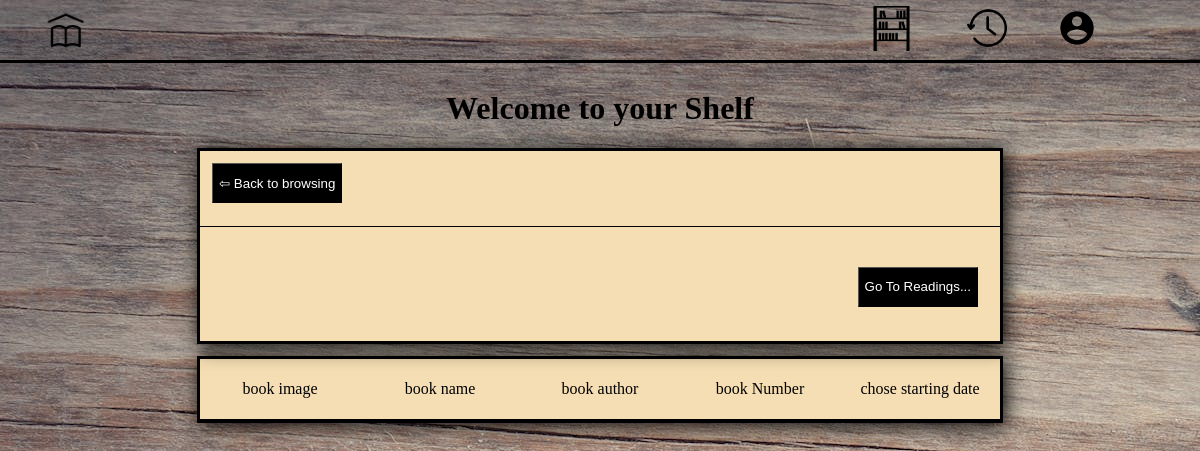
The page /pages/myshelf/ (signed in) on the database as committed earlier.
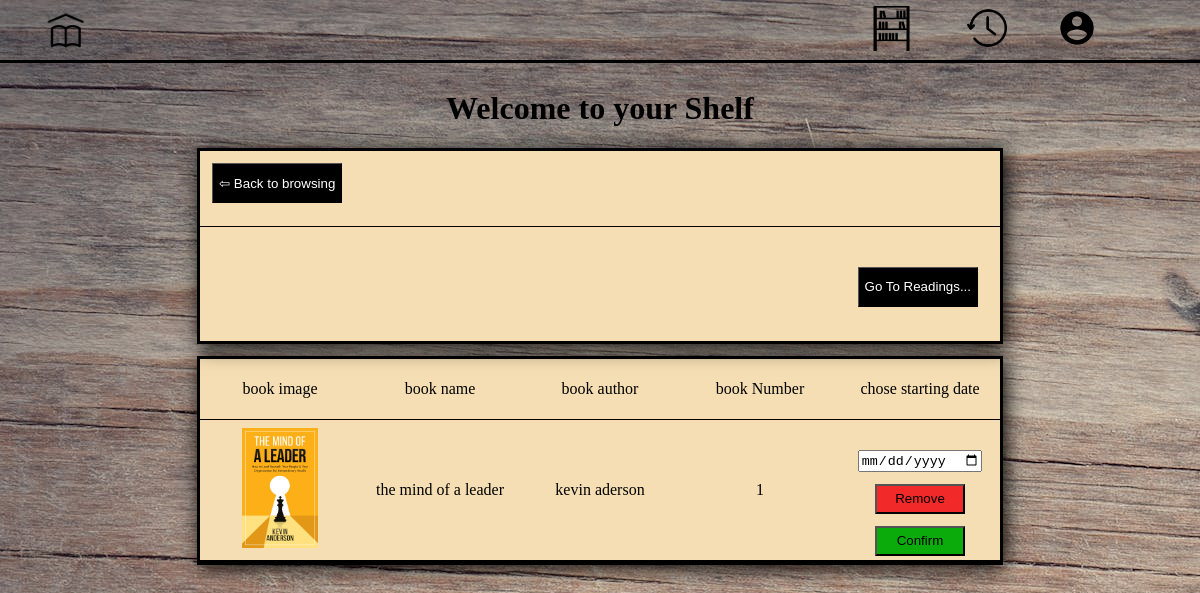
The same page on the database as committed later.
### library/models.py (models this page shows, shortened)
class EmpruntItem(models.Model):
  book = models.ForeignKey(Book, on_delete=models.SET_NULL, blank=True, null=True)
  emprunt = models.ForeignKey(Emprunt, on_delete=models.SET_NULL, blank=True, null=True)
  date_added = models.DateTimeField(auto_now_add=True)
  quantity = models.IntegerField(default=0, null=True, blank=True)

class Book(models.Model):
  title = models.CharField(max_length=30, null=True)
  author = models.CharField(max_length=30, null=True)
  category = models.CharField(max_length=30, null=True)
  ISBN = models.CharField(max_length=30, null=True)
  status = models.CharField(max_length=30, null=True)
  image = models.ImageField(null=True, blank=True)
  @property
  def imageURL(self):
    try:
        url = self.image.url
    except:
        url = ''
    return url

### library/views.py (the view)
# urls.py: path('myshelf/',views.shelf, name='myshelf'),
@login_required(login_url='login')
def shelf(request):
    if request.user.is_authenticated:
        customer = request.user.customer
        emprunt, created = Emprunt.objects.get_or_create(customer=customer, complete=False)
        items = emprunt.empruntitem_set.all()
    else:
        items =[]
        emprunt = {'addy': False}
    context = {'items':items, 'emprunt': emprunt}
    return render(request,'library/html/myshelf.html', context)

### library/templates/library/html/myshelf.html (shortened to what this page needs)
<!DOCTYPE html>
<html lang="en">
<head>
  {% load static%}
    <link rel="stylesheet" href="{% static 'css/myshelf.css'%}">
    <link rel="stylesheet" href="{% static 'css/home.css'%}">
</head>
<body>
  <div class="header">
    <div class="homebutton">
      <div class="homebutton2"><a class="try"  href="{% url 'home'%}"><img class="home-image" src="{% static 'images/home.png' %}" alt=""></a></div>
    </div>
    <div class="headersearch">
    </div>
    <div class="headeritems">
      <div class="headeritemelement"><a class="try" href="{% url 'myshelf' %}"><img class="shelf-image" src="{% static 'images/shelf.jpeg'%}" alt=""></a></div>
      <div class="headeritemelement"><a class="try" href="{% url 'returning' %}"><img class="history-image" src="{% static 'images/history.png' %}" alt=""></a></div>
      <div class="headeritemelement"><a class="try" href="{% url 'account' %}"><img class="account-image" src="{% static 'images/account.png' %}" alt=""></a></div>
    </div>
  </div>
  <div class="upper-part">
    <h1> Welcome to your Shelf</h1>
  </div>
  <div class="the-shelf-content">
    <div class="container-1">
      <div class="wherethereturnis">
        <a href="{% url 'home' %}"><button class="back-to-browsing-button">⇦ Back to browsing</button></a>
      </div>
      <div class="wherethebooksare">
        <div class="state"></div>
        <div class="state"></div>
        <div class="state"><a href="{% url 'history' %}"><button onclick="
          clearshelf();
        " class="confirm-button clear-shelf">Go To Readings...</button></a></div>
      </div>
    </div>
    <div class="container-2">
      <div class="container-2-elements">
        <div>book image</div>
        <div>book name</div>
        <div>book author</div>
        <div>book Number</div>
        <div>chose starting date</div>
      </div>
      <div class="container-items">
        {% for item in items %}
        <div class="container-2-placement itemstoempty">
          <div><img class="check-img" src="{{item.book.imageURL}}" alt=""></div>
          <div>{{item.book.title}}</div>
          <div>{{item.book.author}}</div>
          <div>{{item.quantity}}</div>
          <div class="test">
            <input id="starting-date" type="date" name="" id="">
            <button data-book="{{item.book.id}}" data-action="remove" class="Remove-button remove-shelf">Remove</button>
            <button data-book="{{item.book.id}}" data-action="Confirm" class="history-confirm">Confirm</button>
          </div>
        </div>
        {% endfor %}
      </div>
    </div>
  </div>
</body>
</html>

Rows that differ between the two databases and show on the page:
added EmpruntItem: book.imageURL (picture), book "the mind of a leader", book.author "kevin aderson", quantity "1"
